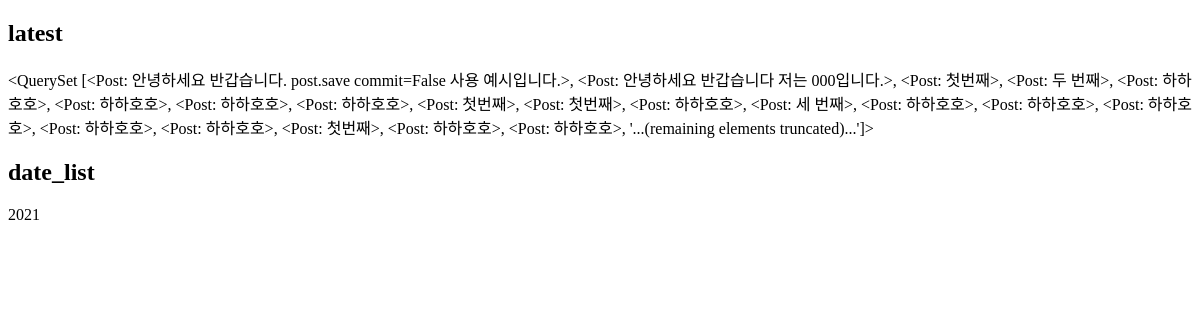
The app's page /instagram/archive/, older data.
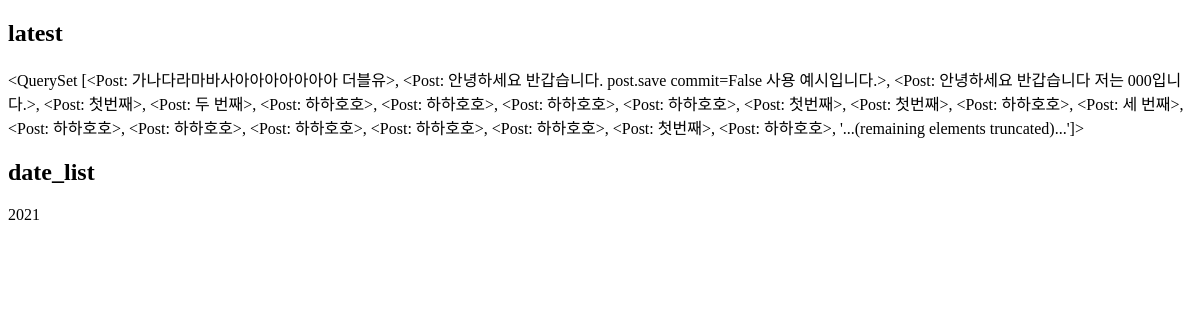
The same page, newer data.
### instagram/models.py (models this page shows, shortened)
class Post(models.Model):
    author=models.ForeignKey(settings.AUTH_USER_MODEL, on_delete=models.CASCADE)
    message=models.TextField(
        validators=[MinLengthValidator(10)]#최소 10글자는 써라
    )
    create_at=models.DateTimeField(auto_now_add=True)
    update_at=models.DateTimeField(auto_now=True)
    is_public=models.BooleanField(default=False, verbose_name='공개 여부')
    photo=models.ImageField(blank=True,upload_to='instagram/post/%Y/%m/%d')#upload_to는 해당 이름의 폴더에 저장한다는 뜻이다.
    tag_set=models.ManyToManyField('Tag')
    def __str__(self):
        return self.message
    class Meta:#meta class로 정렬하기 설정
        ordering=['-id'] #역순임 지금

### instagram/templates/instagram/post_archive.html
<!DOCTYPE html>
<h2>latest</h2>
{{latest}}
<h2>date_list</h2>
{% for date in date_list %}
    {{date.year}}
{% endfor %}

Row changes from the older to the newer data that the page shows:
no longer on this page (row unchanged): Post: message.message "<QuerySet [<Post: 안녕하세요 반갑습니다. post.save commit=False 사용 예시입니다.>, <Post: 안녕하세요 반갑습니다 저는 000입니다.>, <Post: 첫번째>, <Post: 두 번째>, <Post: 하하호호>, <Post: 하하호호>, <Post: 하하호호>, <Post: 하하호호>, <Post: 첫번째>, <Post: 첫번째>, <Post: 하하호호>, <Post: 세 번째>, <Post: 하하호호>, <Post: 하하호호>, <Post: 하하호호>, <Post: 하하호호>, <Post: 하하호호>, <Post: 첫번째>, <Post: 하하호호>, <Post: 하하호호>, '...(remaining elements truncated)...']>"
added Post: message.message "<QuerySet [<Post: 가나다라마바사아아아아아아아 더블유>, <Post: 안녕하세요 반갑습니다. post.save commit=False 사용 예시입니다.>, <Post: 안녕하세요 반갑습니다 저는 000입니다.>, <Post: 첫번째>, <Post: 두 번째>, <Post: 하하호호>, <Post: 하하호호>, <Post: 하하호호>, <Post: 하하호호>, <Post: 첫번째>, <Post: 첫번째>, <Post: 하하호호>, <Post: 세 번째>, <Post: 하하호호>, <Post: 하하호호>, <Post: 하하호호>, <Post: 하하호호>, <Post: 하하호호>, <Post: 첫번째>, <Post: 하하호호>, '...(remaining elements truncated)...']>"
